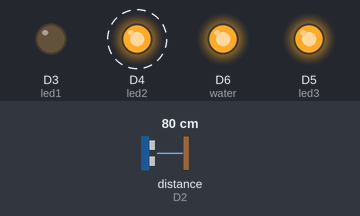
The sketch below on a simulated ESP8266 (NodeMCU). Parts: output pins drawn as LEDs (lit = HIGH). Wiring (inferred from the names in the program): ultrasonic range finder: trigger D1; echo D2. Dashed ring = blinking. The test bench sets the inputs (shaded band); at power-on: distance to the obstacle (sensor on D2) 80 cm. The echo pulse lasts 58.3 µs per cm; WiFi joins after 1.5 s; servers stay silent unless stated; pins used as bus, display or sensor lines are not drawn; what the sketch prints to the serial monitor is not drawn.

Above: at 3.0 s.
3.1 s: distance to the obstacle (sensor on D2) set to 5 cm
6.6 s: distance to the obstacle (sensor on D2) set to 2 cm
At 8.0 s:
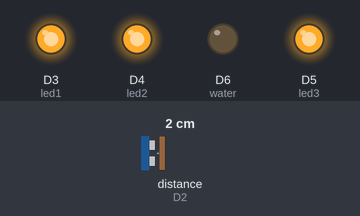
8.3 s: distance to the obstacle (sensor on D2) set to 4 cm
At 8.7 s:
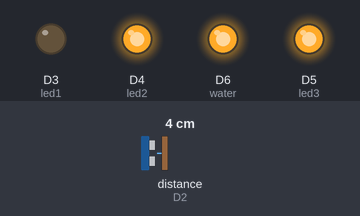
Timing chart, 0 to 18.3 s (numbered marks = the images above; inputs shaded):
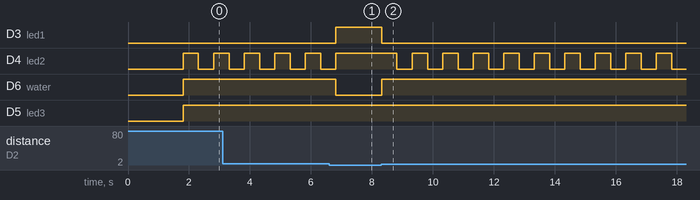

Measured:
- the behaviour switches between 4 and 3 cm on distance to the obstacle (sensor on D2) (found by bisection; images 0 and 1)
- after the input at 6.6 s, D3 (led1): LOW → HIGH after 0.22 s; D4 (led2): goes on until 6.8 s, then stays HIGH; D6 (water): HIGH → LOW after 0.22 s
- after the input at 8.3 s, D3 (led1): HIGH → LOW at once; D4 (led2): alternates HIGH for 0.50 s and LOW for 0.50 s, starting after 0.52 s; D6 (water): LOW → HIGH at once
- by itself, D4 (led2): alternates HIGH for 0.50 s and LOW for 0.50 s

The sketch:

WaterlevelP.ino
```cpp
#include <ESP8266WiFi.h>
#include <BlynkSimpleEsp8266.h>

//Initialize the LCD display
char auth[] = "Oh6MCgsMwMpzR0pp1Qs_YWTYpQqLWGct";//Enter your Auth token
char ssid[] = "Kon Ho";//Enter your WIFI name
char pass[] = "kumar7654";//Enter your WIFI password


// defines pins numbers
#define trigPin D1
#define echoPin D2
#define led1 D3
#define led2 D4
#define led3 D5
#define water D6

// defines variables
long duration;
float distance;
long level;


void setup() {
  // put your setup code here, to run once:
  Serial.begin(9600);
   pinMode(trigPin, OUTPUT); // Sets the trigPin as an Output
   pinMode(echoPin, INPUT); // Sets the echoPin as an Input
   pinMode(led1,OUTPUT);
   pinMode(led2,OUTPUT);
   pinMode(led3,OUTPUT);
   pinMode(water ,OUTPUT);

  Blynk.begin(auth, ssid, pass);

}

void loop() {
  // put your main code here, to run repeatedly:
// Clears the trigPin
  digitalWrite(trigPin, LOW);
  delayMicroseconds(2);
  // Sets the trigPin on HIGH state for 10 micro seconds
  digitalWrite(trigPin, HIGH);
  delayMicroseconds(10);
  digitalWrite(trigPin, LOW);
  // Reads the echoPin, returns the sound wave travel time in microseconds
  duration = pulseIn(echoPin, HIGH);
  // Calculating the distance
  distance = duration * 0.034 / 2;
  Serial.print("distance:");
  Serial.print(distance);

  if(distance> 3 )
  {
    digitalWrite(water,HIGH);
    digitalWrite(led1,LOW);
     digitalWrite(led2,HIGH);
     digitalWrite(led3,HIGH);
     delay(500);
     digitalWrite(led2,LOW);
      delay(500);
  }
  else{
    digitalWrite(water,LOW);
    digitalWrite(led1,HIGH);
    digitalWrite(led2,HIGH);
    digitalWrite(led3,HIGH);
  }
 Blynk.run();
}
```
